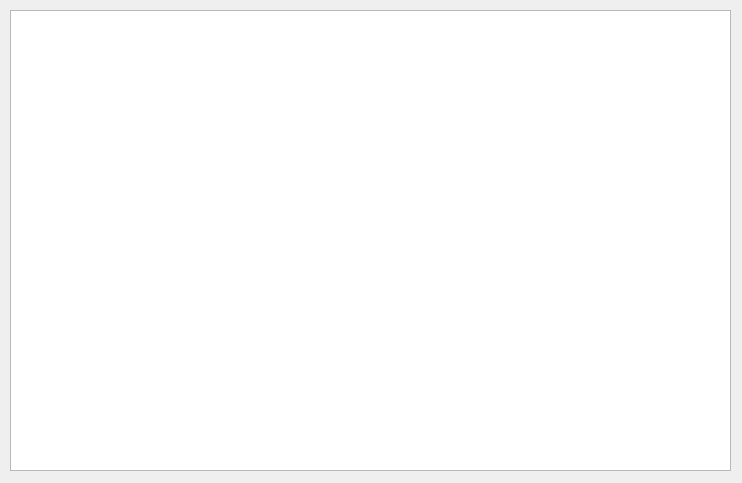
<?xml version="1.0" encoding="UTF-8"?>
<ui version="4.0">
 <class>FormLog</class>
 <widget class="QWidget" name="FormLog">
  <property name="geometry">
   <rect>
    <x>0</x>
    <y>0</y>
    <width>742</width>
    <height>483</height>
   </rect>
  </property>
  <property name="windowTitle">
   <string>Form</string>
  </property>
  <widget class="QWidget" name="verticalLayoutWidget">
   <property name="geometry">
    <rect>
     <x>10</x>
     <y>10</y>
     <width>721</width>
     <height>461</height>
    </rect>
   </property>
   <layout class="QVBoxLayout" name="verticalLayout" stretch="0">
    <item>
     <widget class="QListView" name="listView">
      <property name="enabled">
       <bool>true</bool>
      </property>
      <property name="selectionRectVisible">
       <bool>false</bool>
      </property>
     </widget>
    </item>
   </layout>
  </widget>
 </widget>
 <resources/>
 <connections/>
</ui>
